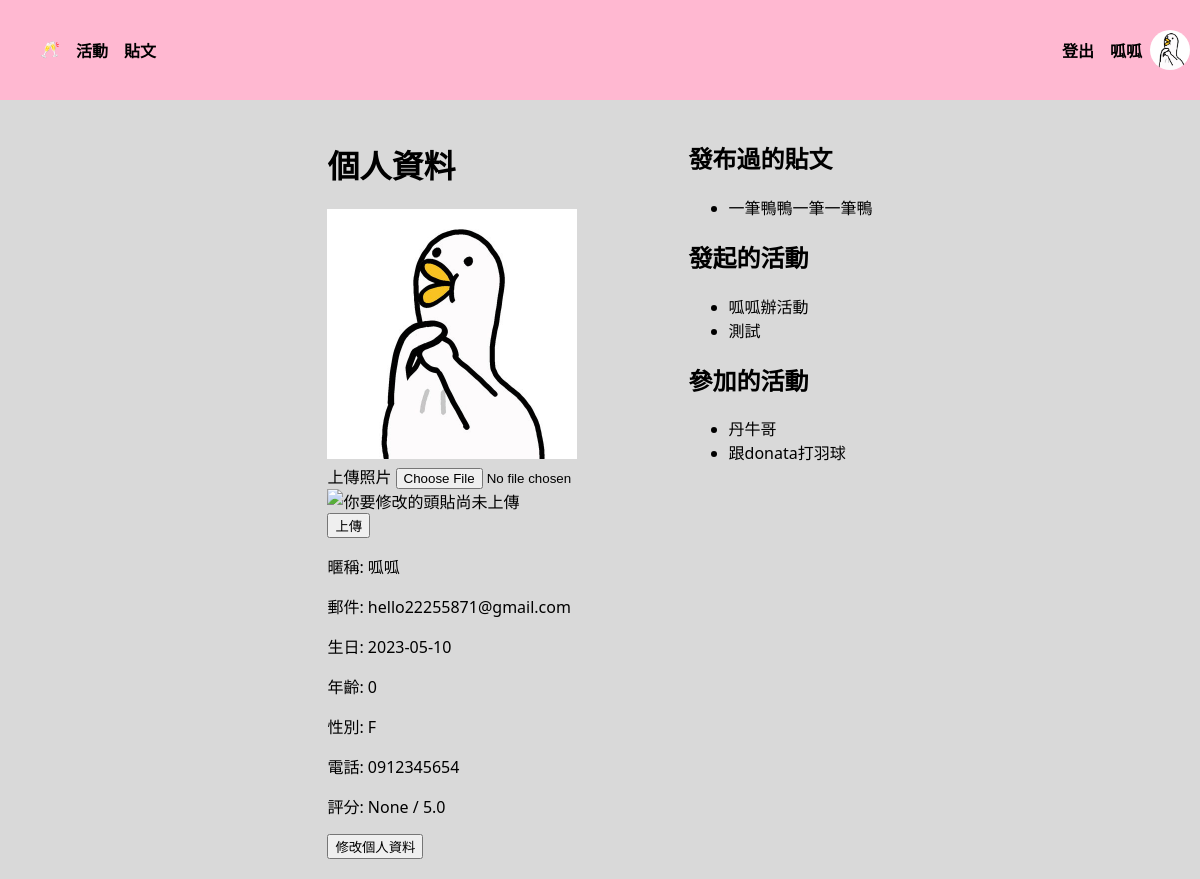
The app's page /user/personalInfo (signed in) with its own data.
### tables this page shows
CREATE TABLE "User" (
	"userID"	INTEGER,
	"password"	VARCHAR(10),
	"nickname"	VARCHAR(10) NOT NULL,
	"gender"	VARCHAR(1) NOT NULL,
	"birth"	TEXT,
	"cellphone"	VARCHAR(10),
	"email"	TEXT UNIQUE,
	"image" TEXT,
	PRIMARY KEY("userID" AUTOINCREMENT)
);

CREATE TABLE "Post" (
	"postID"	INTEGER,
	"postUserID"	INTEGER,
	"postTime"	TEXT,
	"postTitle"	TEXT,
	"postContent"	TEXT,
	"postView"	INT,
	FOREIGN KEY("postUserID") REFERENCES "User"("userID"),
	PRIMARY KEY("postID" AUTOINCREMENT)
);

CREATE TABLE "Activity" (
	"activityID"	VARCHAR(36),
	"title"	VARCHAR(10),
	"time"	TEXT,
	"area"	TEXT,
	"location"	TEXT,
	"category"	TEXT,
	"peopleLimited"	INTEGER,
	"fee"	INTEGER,
	"expireDate"	TEXT,
	"organizerUserID"	INTEGER,
	"Intro"	VARCHAR(50),
	"createTime"	TEXT,
	FOREIGN KEY("organizerUserID") REFERENCES "User"("userID"),
	PRIMARY KEY("activityID")
);

CREATE TABLE "Participant" (
	"participantUserID"	INTEGER,
	"participantActivityID"	VARCHAR(36),
	"score"	INTEGER,
	FOREIGN KEY("participantUserID") REFERENCES "User"("userID"),
	FOREIGN KEY("participantActivityID") REFERENCES "Activity"("activityID"),
	PRIMARY KEY("participantUserID","participantActivityID")
);

### crud/crudUser.py (the view)
@user_bp.route("/personalInfo")
def personal_info():
    now_year = datetime.now().strftime("%Y")
    userID = session["userID"]
    con = sql.connect("funCrew_db.db")
    cur = con.cursor()
    cur.execute("SELECT image FROM User WHERE userID=?", (userID,))
    user_image = cur.fetchone()
    cur.execute("SELECT * FROM User WHERE userID=?", (userID,))
    person = cur.fetchall()[0]
    cur.execute(
        "SELECT strftime('%Y', birth) AS birth_year FROM User WHERE userID=?", (userID,)
    )
    birth_year = cur.fetchall()[0]
    cur.execute(
        "SELECT Avg(Participant.score) FROM Participant, Activity WHERE organizerUserID=? AND participantActivityID=activityID",
        (userID,),
    )
    score = cur.fetchone()[0]
    cur.execute("SELECT postID, postTitle FROM Post WHERE postUserID=?", (userID,))
    posts = cur.fetchall()
    cur.execute("SELECT * FROM Activity WHERE organizerUserID=?", (userID,))
    activities = cur.fetchall()
    cur.execute(
        "SELECT * FROM Activity, Participant WHERE participantUserID=? AND activityID=participantActivityID",
        (userID,),
    )
    participants = cur.fetchall()
    return render_template(
        "personalInfo.html",
        nickname=get_nickname(userID),
        user_image=user_image,
        user_id=str(userID),
        person=person,
        score=score,
        posts=posts,
        activities=activities,
        participants=participants,
        now_year=int(now_year),
        birth_year=int(birth_year[0]),
    )

### crud/crudUser.py (called while the page is built)
def get_nickname(userID):
    con = sql.connect("funCrew_db.db")
    cur = con.cursor()
    cur.execute("SELECT nickname FROM User WHERE userID=?", (userID,))
    nickname = cur.fetchone()[0]
    con.close()
    return nickname

### templates/personalInfo.html (shortened to what this page needs)
<!DOCTYPE html>
<html>
<head>
</head>
<body>
    <div class="header">
        <ul>
            <li><a href="/home"> 🥂 </a></li>
            <li><a href="/activity/activities/signingUp">活動</a></li>
            <li><a href="/post/posts/newest">貼文</a></li>
        </ul>
        <div class="header-right">
            <li style="list-style: none;"><a href="/user/logout">登出</a></li>
            <div class="user-info">
                <h4><a href="/user/personalInfo">{{ nickname }}</a></h4></button>
                <img src="{{ url_for('static', filename='images/avatars/' + user_image[0]) }}" alt="大頭貼">
            </div>
        </div>
    </div>
    <div class="container">
        <div class="left-column">
            <h1>個人資料</h1>
            <img class="profile-picture" src="{{ url_for('static', filename='images/avatars/' + user_image[0]) }}"
                alt="大頭貼">
            <form method="POST" action="{{ url_for('user.upload_photo') }}" enctype="multipart/form-data">
                <div class="form-group">
                    <label for="image">上傳照片</label>
                    <input type="file" id="image" name="image" onchange="previewImage(event)"><br>
                    <img id="imagePreview" src="#" alt="你要修改的頭貼尚未上傳" style="max-width: 200px; max-height: 200px;"><br>
                </div>
                <input type="submit" value="上傳" class="btn btn-primary">
            </form>
            <p>暱稱: {{ nickname }}</p>
            <p>郵件: {{ person[6] }}</p>
            <p>生日: {{ person[4] }}</p>
            <p>年齡: {{ now_year-birth_year }}</p>
            <p>性別: {{ person[3] }}</p>
            <p>電話: {{ person[5] }}</p>
            <p>評分: {{ score }} / 5.0</p>
            <button><a href="/user/update_personalInfo">修改個人資料</a></button>
        </div>
        <div class="right-column">
            <h2>發布過的貼文</h2>
            <ul>
                {% for post in posts %}
                <li><a href="/post/posts/{{ post[0] }}">{{ post[1] }}</a></li>
                {% endfor %}
            </ul>
            <h2>發起的活動</h2>
            <ul>
                {% for activity in activities %}
                <li><a href="/activity/activities/activity_detail/{{activity[0]}}">{{ activity[1] }}</a></li>
                {% endfor %}
            </ul>
            <h2>參加的活動</h2>
            <ul>
                {% for participant in participants %}
                <li><a href="/activity/activities/activity_detail/{{participant[0]}}">{{ participant[1] }}</a></li>
                {% endfor %}
            </ul>
        </div>
</body>
</html>

### templates/personalInfo.html (style rules this page uses)
body { background-color: #D9D9D9;; margin: 0px; font-family: system-ui, -apple-system, BlinkMacSystemFont, 'Segoe UI', Roboto, Oxygen, Ubuntu, Cantarell, 'Open Sans', 'Helvetica Neue', sans-serif; }
a { text-decoration: none; color: black; }
.header ul { display: flex; list-style: none; }
.header li { font-weight: bold; margin-right: 16px; border: none; }
.header { display: flex; justify-content: space-between; align-items: center; background-color: #ffb8d1; height: 100px; width: 100%; top: 0px; }
.header-right { display: flex; align-items: center; margin-right: 10px; }
.user-info { display: flex; align-items: center; }
.user-info h4 { margin-right: 8px; }
.user-info img { width: 40px; height: 40px; border-radius: 50%; object-fit: cover; }
.profile-picture { width: 250px; height: 250px; object-fit: cover; }
.container { display: flex; justify-content:center; }
.left-column { padding: 20px; }
.right-column { padding: 20px; }

### records on screen
User: nickname "呱呱", image (picture), email "hello22255871@gmail.com", birth "2023-05-10", gender "F", cellphone "0912345654"
Post: postTitle "一筆鴨鴨一筆一筆鴨"
Activity: title "呱呱辦活動"
Activity: title "測試"
Participant: title "丹牛哥"
Participant: title "跟donata打羽球"

### other values on screen
{{ now_year-birth_year }} "0"
{{ score }} "None"
